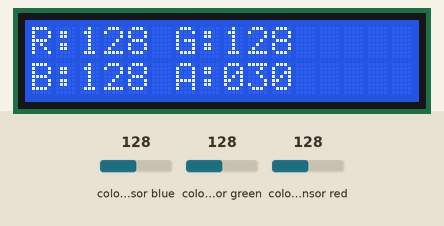
This sketch was run on a simulated Arduino Uno, built with avr-gcc and run on an emulated ATmega328P. Parts: 16×2 character LCD. Inputs (shaded band) come from the test bench; at power-on: colour sensor blue 128, colour sensor green 128, colour sensor red 128. What the sketch prints to the serial monitor is not drawn.

Above: at 1.2 s.
1.3 s: colour sensor blue set to 5
At 2.5 s:
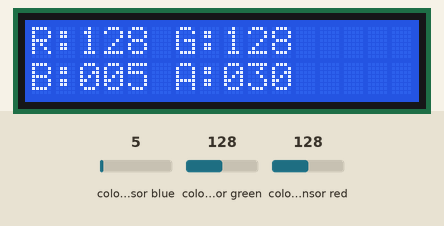
2.8 s: colour sensor green set to 5
At 3.7 s:
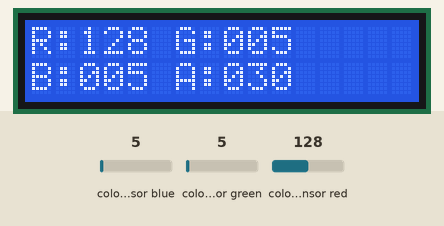
4.3 s: colour sensor red set to 5
At 4.7 s:
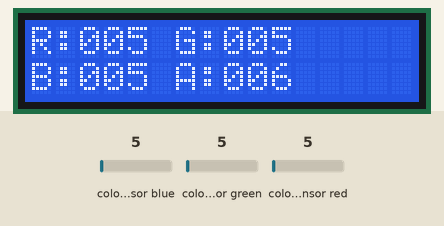
5.8 s: colour sensor blue set to 64
At 6.6 s:
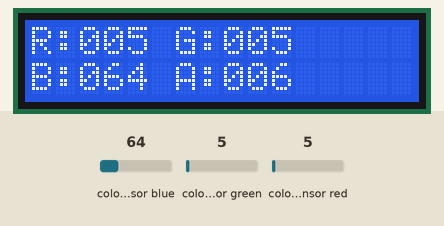
7.3 s: colour sensor red set to 128
At 8.0 s:
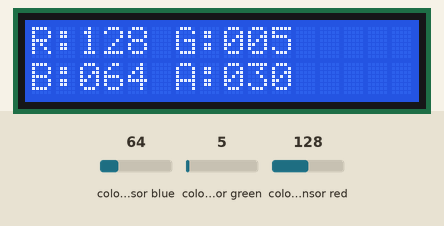
Timing chart, 0 to 9.8 s (numbered marks = the images above; inputs shaded):
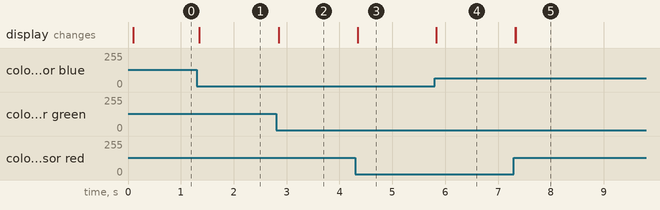

The sketch:

tcs230_to_lcd.ino
```cpp
#include <Wire.h>				// for LiquidCrystal_I2C class
#include <LiquidCrystal_I2C.h>	// for i2c lcd display module
#include <MD_TCS230.h>
#include <FreqCount.h>

// Pin definitions
#define S2_OUT					(12)
#define S3_OUT					(13)
#define OE_OUT					(8)	// LOW = ENABLED
#define LCD_SDA_PIN				(A4)
#define LCD_SCL_PIN				(A5)

#define LCD_I2C_ADDRESS			(0x27)
#define LCD_WIDTH				(16)
#define LCD_HEIGHT				(2)

MD_TCS230 CS(S2_OUT, S3_OUT, OE_OUT);
LiquidCrystal_I2C lcd(LCD_I2C_ADDRESS, LCD_WIDTH, LCD_HEIGHT);


//{ helpers
void lcd_printf_P(uint8_t line_index, const char * format, ...) {
	char buffer[LCD_WIDTH + 1];

	/* call sprintf_P with the given va_list */
	va_list argp;
	va_start(argp, format);
	vsprintf_P(buffer, format, argp);
	va_end(argp);

	/* print the formated text to lcd */
	lcd.setCursor(0, line_index);
	lcd.print(buffer);
}

void readSensor()
{
	static  bool  waiting;

	if (!waiting) {
		CS.read();
		waiting = true;
	}
	else {
		if (CS.available()) {
			colorData  rgb;

			CS.getRGB(&rgb);
			CS.setFilter(TCS230_RGB_X);
			uint32_t v = CS.readSingle() / 1000;

			Serial.print("RGB [");
			Serial.print(rgb.value[TCS230_RGB_R]);
			Serial.print(",");
			Serial.print(rgb.value[TCS230_RGB_G]);
			Serial.print(",");
			Serial.print(rgb.value[TCS230_RGB_B]);
			Serial.println("]");
			lcd_printf_P(0, PSTR("R:%03d G:%03d"),
				rgb.value[TCS230_RGB_R],
				rgb.value[TCS230_RGB_G]);
			lcd_printf_P(1, PSTR("B:%03d A:%03d"),
				rgb.value[TCS230_RGB_B],
				v);
			waiting = false;
		}
	}
}

void setup() {
	Serial.begin(115200);

	/* initialize the lcd and its I2C expender */
	lcd.init();
	lcd.backlight();

	CS.begin();
}

void loop() {
	readSensor();
}
```

Measured:
- after the input at 1.3 s, the display: changes after 0.05 s (image 1)
- after the input at 2.8 s, the display: changes after 0.05 s (image 2)
- after the input at 4.3 s, the display: changes after 0.05 s (image 3)
- after the input at 5.8 s, the display: changes at once (image 4)
- after the input at 7.3 s, the display: first changes at once (image 5 shows a later state)
